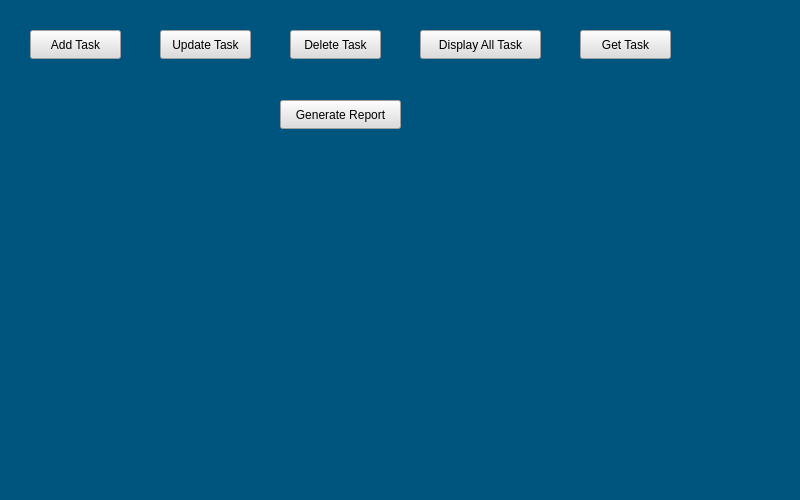
<?xml version="1.0" encoding="UTF-8"?>
<ui version="4.0">
 <class>MainWindow</class>
 <widget class="QMainWindow" name="MainWindow">
  <property name="geometry">
   <rect>
    <x>0</x>
    <y>0</y>
    <width>800</width>
    <height>500</height>
   </rect>
  </property>
  <property name="maximumSize">
   <size>
    <width>800</width>
    <height>500</height>
   </size>
  </property>
  <property name="windowTitle">
   <string>Task Manager 1.0</string>
  </property>
  <property name="styleSheet">
   <string notr="true">background-color: rgb(0, 85, 127);</string>
  </property>
  <widget class="QWidget" name="centralwidget">
   <widget class="QPushButton" name="AddTaskButton">
    <property name="geometry">
     <rect>
      <x>30</x>
      <y>30</y>
      <width>91</width>
      <height>29</height>
     </rect>
    </property>
    <property name="styleSheet">
     <string notr="true">background-color: rgb(221, 221, 221);
font: 900 italic 9pt &quot;Segoe UI&quot;;</string>
    </property>
    <property name="text">
     <string>Add Task</string>
    </property>
    <property name="autoDefault">
     <bool>false</bool>
    </property>
    <property name="default">
     <bool>false</bool>
    </property>
    <property name="flat">
     <bool>false</bool>
    </property>
   </widget>
   <widget class="QPushButton" name="UpdateTaskButton">
    <property name="geometry">
     <rect>
      <x>160</x>
      <y>30</y>
      <width>91</width>
      <height>29</height>
     </rect>
    </property>
    <property name="styleSheet">
     <string notr="true">background-color: rgb(221, 221, 221);
font: 900 italic 9pt &quot;Segoe UI&quot;;</string>
    </property>
    <property name="text">
     <string>Update Task</string>
    </property>
   </widget>
   <widget class="QPushButton" name="DeleteTaskButton">
    <property name="geometry">
     <rect>
      <x>290</x>
      <y>30</y>
      <width>91</width>
      <height>29</height>
     </rect>
    </property>
    <property name="styleSheet">
     <string notr="true">background-color: rgb(221, 221, 221);
font: 900 italic 9pt &quot;Segoe UI&quot;;</string>
    </property>
    <property name="text">
     <string>Delete Task</string>
    </property>
   </widget>
   <widget class="QPushButton" name="DisplayAllTaskButton">
    <property name="geometry">
     <rect>
      <x>420</x>
      <y>30</y>
      <width>121</width>
      <height>29</height>
     </rect>
    </property>
    <property name="styleSheet">
     <string notr="true">background-color: rgb(221, 221, 221);
font: 900 italic 9pt &quot;Segoe UI&quot;;</string>
    </property>
    <property name="text">
     <string>Display All Task</string>
    </property>
   </widget>
   <widget class="QPushButton" name="GetTaskButton">
    <property name="geometry">
     <rect>
      <x>580</x>
      <y>30</y>
      <width>91</width>
      <height>29</height>
     </rect>
    </property>
    <property name="styleSheet">
     <string notr="true">background-color: rgb(221, 221, 221);
font: 900 italic 9pt &quot;Segoe UI&quot;;</string>
    </property>
    <property name="text">
     <string>Get Task</string>
    </property>
   </widget>
   <widget class="QPushButton" name="GenerateReportButton">
    <property name="geometry">
     <rect>
      <x>280</x>
      <y>100</y>
      <width>121</width>
      <height>29</height>
     </rect>
    </property>
    <property name="styleSheet">
     <string notr="true">background-color: rgb(221, 221, 221);
font: 900 italic 9pt &quot;Segoe UI&quot;;</string>
    </property>
    <property name="text">
     <string>Generate Report</string>
    </property>
   </widget>
   <widget class="QWidget" name="verticalLayoutWidget">
    <property name="geometry">
     <rect>
      <x>-30</x>
      <y>180</y>
      <width>751</width>
      <height>391</height>
     </rect>
    </property>
    <layout class="QVBoxLayout" name="verticalLayout"/>
   </widget>
  </widget>
  <widget class="QStatusBar" name="statusbar"/>
 </widget>
 <resources/>
 <connections/>
</ui>
